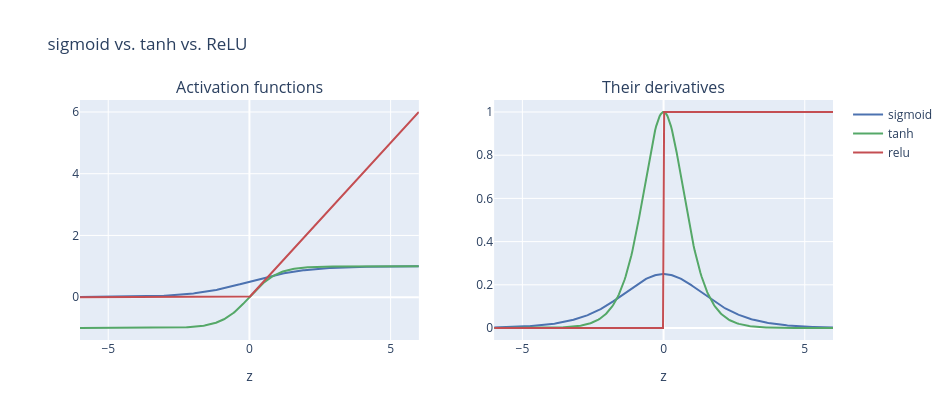

The notebook cell this image was saved under:
### Markdown cell above
## 1. Activation Functions

Every hidden neuron computes a **weighted sum** of its inputs, then passes that sum through a
nonlinear **activation function**. Without that nonlinearity, stacking layers would be
pointless -- a linear function of a linear function is still just linear, so a "deep" network
of purely linear layers would collapse into a single linear model, no more powerful than
logistic regression. The activation is what gives depth its power. Three common choices:

$$\text{sigmoid}(z) = \frac{1}{1+e^{-z}} \qquad \tanh(z) = \frac{e^z - e^{-z}}{e^z + e^{-z}} \qquad \text{ReLU}(z) = \max(0, z)$$

And their derivatives -- needed for backpropagation in Section 3:

$$\text{sigmoid}'(z) = \sigma(z)\big(1-\sigma(z)\big) \qquad \tanh'(z) = 1 - \tanh^2(z) \qquad \text{ReLU}'(z) = \begin{cases} 1 & z > 0 \\ 0 & z \leq 0 \end{cases}$$

### Code cell
def sigmoid(z):
    return 1 / (1 + np.exp(-z))

def sigmoid_deriv(z):
    s = sigmoid(z)
    return s * (1 - s)

def tanh_act(z):
    return np.tanh(z)

def tanh_deriv(z):
    return 1 - np.tanh(z) ** 2

def relu(z):
    return np.maximum(0, z)

def relu_deriv(z):
    return (z > 0).astype(float)

def softmax(z):
    # subtract the row-max first - purely for numerical stability, does not change the result
    z = z - z.max(axis=1, keepdims=True)
    ez = np.exp(z)
    return ez / ez.sum(axis=1, keepdims=True)

ACTS = {"sigmoid": (sigmoid, sigmoid_deriv), "tanh": (tanh_act, tanh_deriv), "relu": (relu, relu_deriv)}

z_range = np.linspace(-6, 6, 300)
fig_act = make_subplots(rows=1, cols=2, subplot_titles=("Activation functions", "Their derivatives"))
for name, color in [("sigmoid", BLUE), ("tanh", GREEN), ("relu", RED)]:
    act_fn, deriv_fn = ACTS[name]
    fig_act.add_trace(go.Scatter(x=z_range, y=act_fn(z_range), mode="lines", name=name, line=dict(color=color)), row=1, col=1)
    fig_act.add_trace(go.Scatter(x=z_range, y=deriv_fn(z_range), mode="lines", name=name, line=dict(color=color), showlegend=False), row=1, col=2)
fig_act.update_xaxes(title_text="z")
fig_act.update_layout(height=420, width=950, title="sigmoid vs. tanh vs. ReLU")
fig_act.show()

### Figure 1 — Plotly figure (JSON) as saved in the notebook; plotly's stock layout.template omitted (floating-point values rounded to 4 significant figures; data arrays with more than 128 entries replaced by an {"elided": "..."} marker saying what was removed)
{"data": [{"line": {"color": "#4C72B0"}, "mode": "lines", "name": "sigmoid", "type": "scatter", "x": {"elided": "300 float values"}, "xaxis": "x", "y": {"elided": "300 float values"}, "yaxis": "y"}, {"line": {"color": "#4C72B0"}, "mode": "lines", "name": "sigmoid", "showlegend": false, "type": "scatter", "x": {"elided": "300 float values"}, "xaxis": "x2", "y": {"elided": "300 float values"}, "yaxis": "y2"}, {"line": {"color": "#55A868"}, "mode": "lines", "name": "tanh", "type": "scatter", "x": {"elided": "300 float values"}, "xaxis": "x", "y": {"elided": "300 float values"}, "yaxis": "y"}, {"line": {"color": "#55A868"}, "mode": "lines", "name": "tanh", "showlegend": false, "type": "scatter", "x": {"elided": "300 float values"}, "xaxis": "x2", "y": {"elided": "300 float values"}, "yaxis": "y2"}, {"line": {"color": "#C44E52"}, "mode": "lines", "name": "relu", "type": "scatter", "x": {"elided": "300 float values"}, "xaxis": "x", "y": {"elided": "300 float values"}, "yaxis": "y"}, {"line": {"color": "#C44E52"}, "mode": "lines", "name": "relu", "showlegend": false, "type": "scatter", "x": {"elided": "300 float values"}, "xaxis": "x2", "y": {"elided": "300 float values"}, "yaxis": "y2"}], "layout": {"annotations": [{"font": {"size": 16}, "showarrow": false, "text": "Activation functions", "x": 0.225, "xanchor": "center", "xref": "paper", "y": 1.0, "yanchor": "bottom", "yref": "paper"}, {"font": {"size": 16}, "showarrow": false, "text": "Their derivatives", "x": 0.775, "xanchor": "center", "xref": "paper", "y": 1.0, "yanchor": "bottom", "yref": "paper"}], "height": 420, "title": {"text": "sigmoid vs. tanh vs. ReLU"}, "width": 950, "xaxis": {"anchor": "y", "domain": [0.0, 0.45], "title": {"text": "z"}}, "xaxis2": {"anchor": "y2", "domain": [0.55, 1.0], "title": {"text": "z"}}, "yaxis": {"anchor": "x", "domain": [0.0, 1.0]}, "yaxis2": {"anchor": "x2", "domain": [0.0, 1.0]}}}
